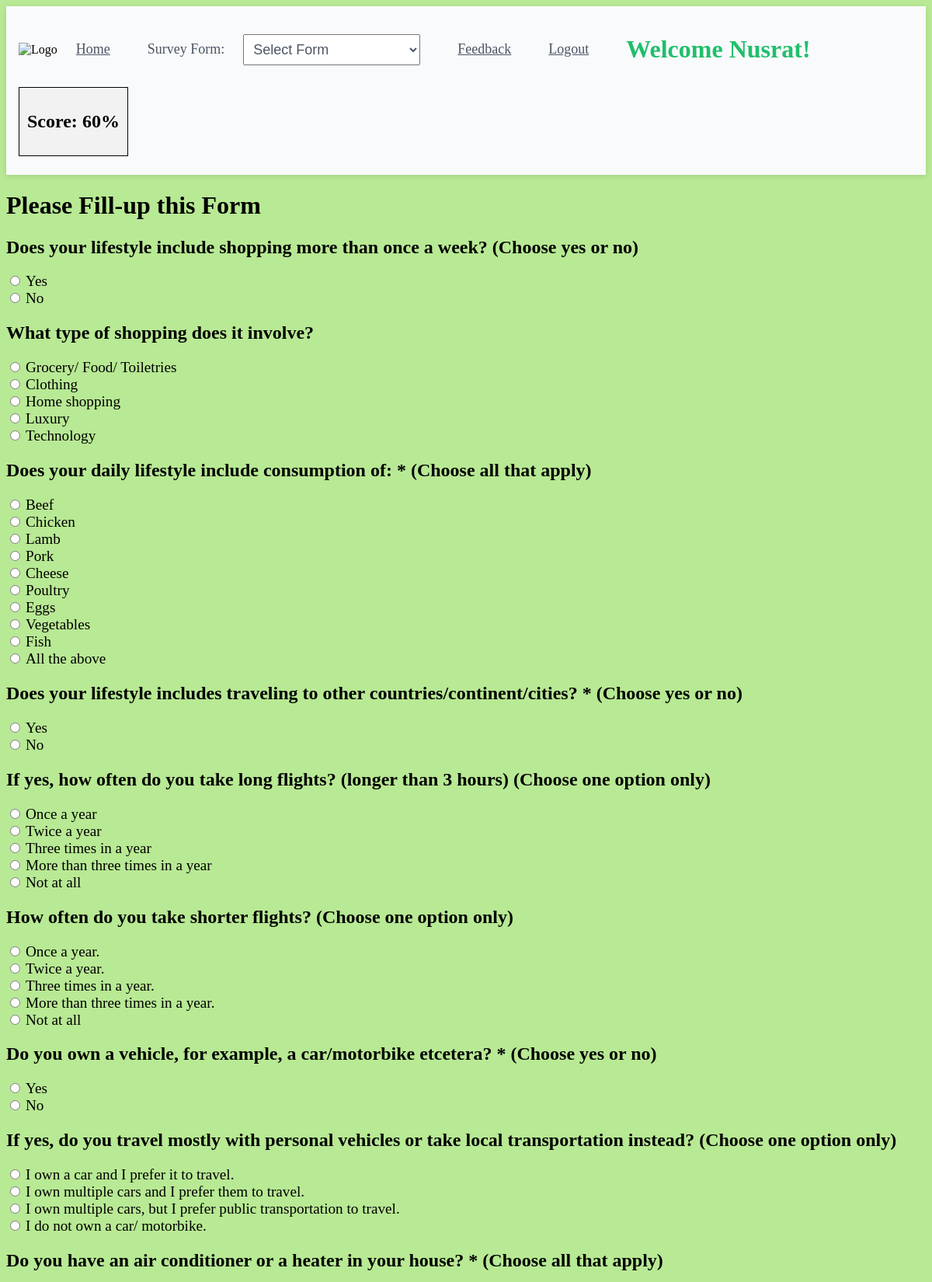
Page /room/4bf0d9cfe3464b6da439f8f89d2cd552/ (signed in, upper part) on the committed database.
### base/models.py (models this page shows, shortened)
class BaseModel(models.Model):
    uid = models.UUIDField(primary_key=True, default=uuid.uuid4)
    updated = models.DateTimeField(auto_now=True)
    created = models.DateTimeField(auto_now_add=True)
    class Meta:
        abstract = True

class Room(BaseModel):
    FormName = models.CharField(max_length=200)
    description = models.TextField(null=True, blank = True)

class Question(BaseModel):
    room =  models.ForeignKey(Room, on_delete=models.CASCADE, related_name='questions')
    question = models.CharField(max_length=200)
    marks = models.IntegerField(default=0)

class Option(BaseModel):
    question = models.ForeignKey(Question, on_delete=models.CASCADE, related_name='question_answer')
    option = models.CharField(max_length=100)
    mark = models.IntegerField(default=0)
    note = models.CharField(max_length=5000, default='')

### base/views.py (the view, shortened to what this page needs)
# urls.py: path('room/<str:pk>/',views.room, name='room'),
@login_required(login_url='login')
def room(request, pk):
    room = Room.objects.get(uid=pk)
    questions = Question.objects.filter(room=room).order_by('created')
    for question in questions:
        options = Option.objects.filter(question=question).order_by('created')
        question.options = options
    rooms = Room.objects.all()
    custom_user = CustomUser.objects.get(id=request.user.id)
    mark = custom_user.mark
    username = request.user.username.capitalize()
    context = {'username': username, 'room':room, 'questions':questions, 'mark': mark, 'rooms':rooms}
    return render(request, 'room.html', context)

### templates/room.html (shortened to what this page needs)
{% extends 'base.html' %}
{% block content %}
<h1>{{ room.FormName }}</h1>
<form id="survey-form" method="post">
  {% for question in questions %}
  <h2>{{ question.question }}</h2>
  {% for option in question.options %}
  <input type="radio" name="q{{ question.uid }}" value="{{ option.uid }}" required>
  <label style="font-size:larger ">{{ option.option }}</label><br>
  {% endfor %}
  {% endfor %}
  <br>
</form>
{% endblock %}

### templates/header.html (shortened to what this page needs)
<header style="background-color: #F9FAFB; box-shadow: 0px 2px 8px rgba(0, 0, 0, 0.1); padding: 1rem;">
  <div>
    <ul class="menu flex items-center">
      <li class="logo">
        <img src="https://xeero.io/wp-content/uploads/2022/05/Group-443.png" alt="Logo" style="max-height: 4rem;">
      </li>
      <li><a href="{% url 'home'%}"
          style="color: #4B5563; font-size: 1.125rem; font-weight: 500; margin-right: 1.5rem;">Home</a></li>
      <li>
        <form style="display: flex; align-items: center;">
          <label for="dropdown"
            style="color: #4B5563; font-size: 1.125rem; font-weight: 500; margin-right: 1.5rem;">Survey Form:</label>
          <div class="relative">
            <select
              onchange="this.options[this.selectedIndex].value && (window.location = this.options[this.selectedIndex].value);"
              style="color: #4B5563; font-size: 1.125rem; font-weight: 500; margin-right: 1.5rem; padding: 0.5rem;">
              <option value="">Select Form</option>
            </select>
          </div>
        </form>
      </li>
      <li><a href="{% url 'survey'%}"
          style="color: #4B5563; font-size: 1.125rem; font-weight: 500; margin-right: 1.5rem;">Feedback</a>
      </li>
      {% if user.is_authenticated %}
      <li style="float: right;"><a href="{% url 'logout' %}"
          style="color: #4B5563; font-size: 1.125rem; font-weight: 500; margin-right: 1.5rem;">Logout</a></li>
      {% else %}
      <li style="float: right;"><a href="{% url 'login' %}"
          style="color: #4B5563; font-size: 1.125rem; font-weight: 500; margin-right: 1.5rem;">Login</a></li>
      {% endif %}
      <li>
        <h1 style="color: #20bf6b">Welcome {{username}}!</h1>
      </li>
      <li>
        {% if mark > 0 %}
        <div class="score" style="border: 1px solid black; padding: 10px; background-color: #f2f2f2; transition: background-color 0.3s;">
          <h2>Score: {{ mark }}%</h2>
        </div>
        {% endif %}
      </li>
    </ul>
  </div>
</header>

### templates/base.html (style rules this page uses)
body { background-color: #b8e994; }

### templates/header.html (style rules this page uses)
header { display: flex; justify-content: space-between; align-items: center; background-color: #F9FAFB; box-shadow: 0px 2px 8px rgba(0, 0, 0, 0.1); padding: 1rem; }
.menu { display: flex; flex-wrap: wrap; align-items: center; list-style-type: none; margin: 0; padding: 0; }
.menu li { margin-right: 1.5rem; margin-bottom: 0.5rem; }
.menu li:last-child { margin-right: 0; }

### rows in the picture
Room: FormName "Please Fill-up this Form"
Question: question "Does your lifestyle include shopping more than once a week? (Choose yes or no)"
Option: option "Yes"
Option: option "No"
Question: question "What type of shopping does it involve?"
Option: option "Grocery/ Food/ Toiletries"
Option: option "Clothing"
Option: option "Home shopping"
Option: option "Luxury"
Option: option "Technology"
Question: question "Does your daily lifestyle include consumption of: * (Choose all that apply)"
Option: option "Beef"
Option: option "Chicken"
Option: option "Lamb"
Option: option "Pork"
Option: option "Cheese"
Option: option "Poultry"
Option: option "Eggs"
Option: option "Vegetables"
Option: option "Fish"
Option: option "All the above"
Question: question "Does your lifestyle includes traveling to other countries/continent/cities? * (Choose yes or no)"
Option: option "Yes"
Option: option "No"
Question: question "If yes, how often do you take long flights? (longer than 3 hours) (Choose one option only)"
Option: option "Once a year"
Option: option "Twice a year"
Option: option "Three times in a year"
Option: option "More than three times in a year"
Option: option "Not at all"
Question: question "How often do you take shorter flights? (Choose one option only)"
Option: option "Once a year."
Option: option "Twice a year."
Option: option "Three times in a year."
Option: option "More than three times in a year."
Option: option "Not at all"
Question: question "Do you own a vehicle, for example, a car/motorbike etcetera? * (Choose yes or no)"
Option: option "Yes"
Option: option "No"
Question: question "If yes, do you travel mostly with personal vehicles or take local transportation instead? (Choose one option only)"
Option: option "I own a car and I prefer it to travel."
Option: option "I own multiple cars and I prefer them to travel."
Option: option "I own multiple cars, but I prefer public transportation to travel."
Option: option "I do not own a car/ motorbike."
Question: question "Do you have an air conditioner or a heater in your house? * (Choose all that apply)"

### other values in the picture
{{ username }} "Nusrat"
{{ mark }} "60"
